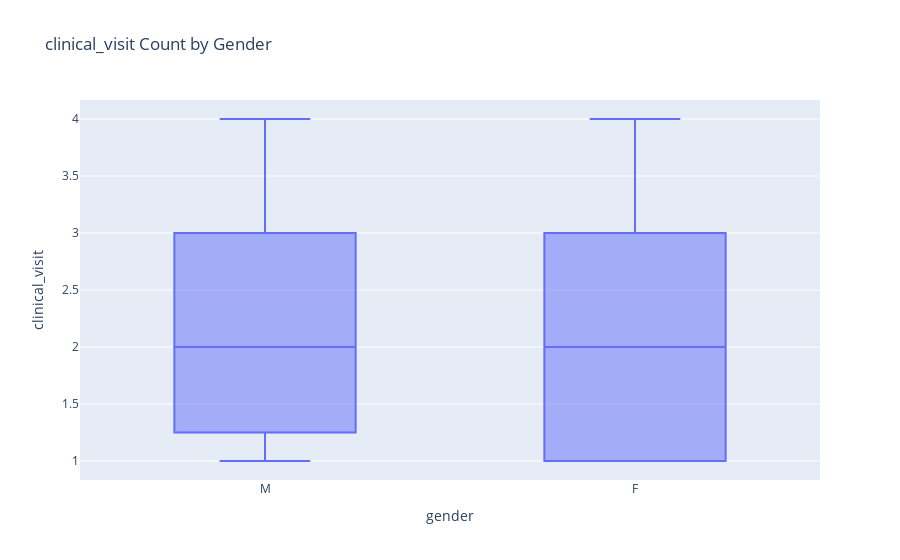

Write notebook code for a chart like this one.
### Code cell
# A box plot for Comorbidities Count, split by Gender
fig = px.box(data, x='gender', y='clinical_visit', 
             title='clinical_visit Count by Gender')
fig.show()

### Figure 1 — Plotly figure (JSON) as saved in the notebook; plotly's stock layout.template omitted (floating-point values rounded to 4 significant figures)
{"data": [{"alignmentgroup": "True", "hovertemplate": "gender=%{x}<br>clinical_visit=%{y}<extra></extra>", "legendgroup": "", "marker": {"color": "#636efa"}, "name": "", "notched": false, "offsetgroup": "", "orientation": "v", "showlegend": false, "type": "box", "x": ["M", "M", "M", "M", "F", "F", "F", "F", "M", "M", "M", "M", "F", "F", "F", "F", "F", "F", "F", "F", "F", "F", "F", "F", "M", "M", "M", "M", "M", "M", "M", "M", "F", "F", "F", "F", "M", "M", "M", "M", "M", "M", "M", "M", "M", "M", "M", "M", "F", "F", "F", "F", "M", "M", "M", "M", "F", "F", "F", "F", "M", "M", "M", "M", "M", "M", "M", "M", "F", "F", "F", "F", "M", "M", "M", "M", "M", "M", "M", "M", "M", "M", "M", "M", "M", "M", "M", "M", "F", "F", "F", "M", "M", "M", "M", "M", "M", "M", "M", "M", "M", "M", "F", "F", "F", "F", "F", "F", "F", "F", "F", "F", "F", "F", "F", "F", "F"], "x0": " ", "xaxis": "x", "y": [1, 2, 3, 4, 1, 2, 3, 4, 1, 2, 3, 4, 1, 2, 3, 4, 1, 2, 3, 4, 1, 2, 3, 4, 1, 2, 3, 4, 1, 2, 3, 4, 1, 2, 3, 4, 1, 2, 3, 4, 1, 2, 3, 4, 1, 2, 3, 4, 1, 2, 3, 4, 1, 2, 3, 4, 1, 2, 3, 4, 1, 2, 3, 4, 1, 2, 3, 4, 1, 2, 3, 4, 1, 2, 3, 4, 1, 2, 3, 4, 1, 2, 3, 4, 1, 2, 3, 4, 1, 2, 3, 1, 2, 3, 4, 1, 2, 3, 4, 1, 2, 3, 1, 2, 3, 4, 1, 2, 3, 1, 2, 3, 4, 1, 2, 3, 4], "y0": " ", "yaxis": "y"}], "layout": {"autosize": true, "boxmode": "group", "legend": {"tracegroupgap": 0}, "title": {"text": "clinical_visit Count by Gender"}, "xaxis": {"anchor": "y", "autorange": true, "domain": [0, 1], "range": [-0.5, 1.5], "title": {"text": "gender"}, "type": "category"}, "yaxis": {"anchor": "x", "autorange": true, "domain": [0, 1], "range": [0.8333, 4.167], "title": {"text": "clinical_visit"}, "type": "linear"}}}
